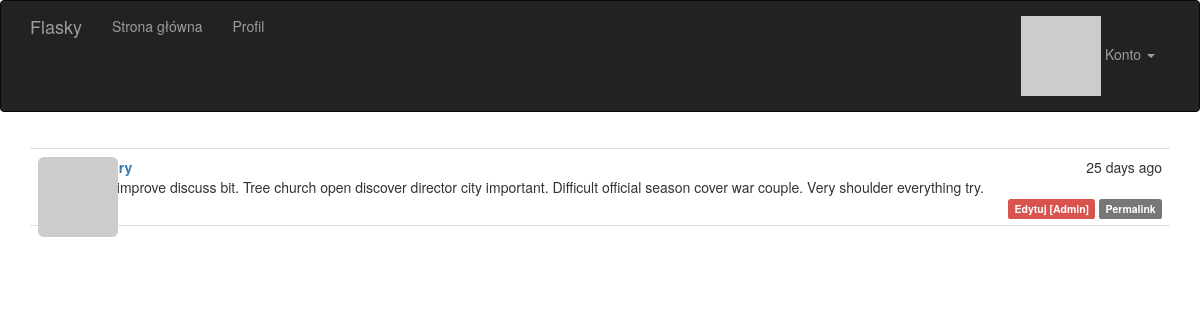
The app's page /post/6 (signed in) with its own data.
### app/models.py (models this page shows, shortened)
class Post(db.Model):
    __tablename__ = 'posts'
    id = db.Column(db.Integer, primary_key=True)
    body = db.Column(db.Text)
    timestamp = db.Column(db.DateTime, index=True, default=datetime.utcnow)
    author_id = db.Column(db.Integer, db.ForeignKey('users.id'))
    body_html = db.Column(db.Text)

### app/main/views.py (the view)
@main.route('/post/<int:id>')
def post(id):
    post = Post.query.get_or_404(id)
    return render_template('post.html', posts=[post])

### app/auth/views.py (called while the page is built)
@auth.before_app_request
def before_request():
    if current_user.is_authenticated:
        current_user.ping()
        if not current_user.confirmed \
                and request.endpoint \
                and request.blueprint != 'auth' \
                and request.endpoint != 'static':
            return redirect(url_for('auth.unconfirmed'))

### app/main/__init__.py (called while the page is built)
@main.app_context_processor
def inject_permissions():
    return dict(Permission=Permission)

### app/models.py (called while the page is built)
@login_manager.user_loader
def load_user(user_id):
    return User.query.get(int(user_id))

    def has_permission(self, perm):
        return self.permissions & perm == perm

    def can(self, perm):
        return self.role is not None and self.role.has_permission(perm)

    def is_administrator(self):
        return self.can(Permission.ADMIN)

    def ping(self):
        self.last_seen = datetime.utcnow()
        db.session.add(self)
        db.session.commit()

    def gravatar(self, size=100, default='identicon', rating='g'):
        if request.is_secure:
            url = 'https://secure.gravatar.com/avatar'
        else:
            url = 'http://secure.gravatar.com/avatar'
        hash = self.avatar_hash or self.gravatar_hash()
        return '{url}/{hash}?s={size}&d={default}&r={rating}'.format(url=url, hash=hash, size=size,
                                                                     default=default, rating=rating)

    def gravatar_hash(self):
        return hashlib.md5(self.email.lower().encode('utf-8')).hexdigest()

### app/templates/post.html (shortened to what this page needs)
{% extends "base.html" %}
{% import "_macros.html" as macros %}
{% block page_content %}
{% include '_posts.html' %}
{% endblock %}

### app/templates/_posts.html
<ul class="posts">
    {% for post in posts %}
    <li class="post">
        <div class="post-thumbnail">
            <a href="{{ url_for('.user', username=post.author.username) }}">
                <img class="img-rounded profile-thumbnail" src="{{ post.author.gravatar(size=40) }}">
            </a>
        </div>
        <div class="post-content">
            <div class="post-date">{{ moment(post.timestamp).fromNow() }}</div>
            <div class="post-author"><a href="{{ url_for('.user', username=post.author.username) }}">{{ post.author.username }}</a></div>
            <div class="post-body">
                {% if post.body_html %}
                    {{ post.body_html | safe }}
                {% else %}
                    {{ post.body }}
                {% endif %}
            </div>
            <div class="post-footer">
                {% if current_user == post.author %}
                <a href="{{ url_for('.edit', id=post.id) }}">
                    <span class="label label-primary">Edytuj</span>
                </a>
                {% elif current_user.is_administrator() %}
                <a href="{{ url_for('.edit', id=post.id) }}">
                    <span class="label label-danger">Edytuj [Admin]</span>
                </a>
                {% endif %}
                <a href="{{ url_for('.post', id=post.id) }}">
                    <span class="label label-default">Permalink</span>
                </a>
            </div>
        </div>
    </li>
    {% endfor %}
</ul>

### app/static/styles.css (style rules this page uses)
.profile-thumbnail { position: absolute; }
ul.posts { list-style-type: none; padding: 0px; margin: 16px 0px 0px 0px; border-top: 1px solid #e0e0e0; }
ul.posts li.post { padding: 8px; border-bottom: 1px solid #e0e0e0; }
div.post-date { float: right; }
div.post-author { font-weight: bold; }
div.post-thumbnail { position: absolute; }
div.post-content { margin-left: 48px; min-height: 48px; }
div.post-footer { text-align: right; }

### records on screen
Post: timestamp "25 days ago", body "Play improve discuss bit. Tree church open discover director city important. Difficult official season cover war couple. Very shoulder everything try."
